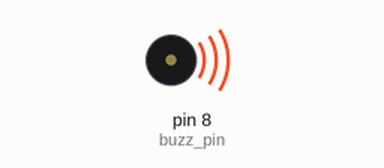
Simulated run of this sketch. Board: Arduino Uno, built with avr-gcc and run on an emulated ATmega328P. Shown: buzzer (waves = sounding).

Above: at 0.1 s.
Timing chart, 0 to 40.0 s (numbered marks = the images above):
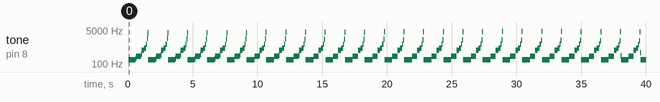

Measured:
- by itself, tone on pin 8 (buzz_pin): plays 166 Hz for 0.56 s, 189 Hz for 0.04 s, 249 Hz for 0.36 s, 301 Hz for 0.04 s, 496 Hz for 0.20 s, 622 Hz for 0.16 s … (199 notes in this stretch)

The sketch:

Tutorial_24_1_Passive_Buzzer.ino
```cpp
//Passive Buzzer
int buzz_pin = 8;
int buzz_time = 1; //1 miliseconds
int buzz_time2 = 2;
int buzz_time3 = 3;
int buzz_time800 = 800; // 8 microseconds
int buzz_time500 = 500;
int buzz_time200 = 200;
int buzz_time60 = 60;

int wait = 1000;
int i;

void setup() {
  // put your setup code here, to run once:
  pinMode(buzz_pin, OUTPUT);
}

void loop() {
  // put your main code here, to run repeatedly:

  //get different tones by changing the the delay time

  for (i = 0; i < 100; i++) {
    digitalWrite(buzz_pin, HIGH);
    delay(buzz_time3);
    digitalWrite(buzz_pin, LOW);
    delay(buzz_time3);
  }

  for (i = 0; i < 100; i++) {
    digitalWrite(buzz_pin, HIGH);
    delay(buzz_time2);
    digitalWrite(buzz_pin, LOW);
    delay(buzz_time2);
  }

  for (i = 0; i < 100; i++) {
    digitalWrite(buzz_pin, HIGH);
    delay(buzz_time);
    digitalWrite(buzz_pin, LOW);
    delay(buzz_time);
  }

  for (i = 0; i < 100; i++) {
    digitalWrite(buzz_pin, HIGH);
    delayMicroseconds(buzz_time800);
    digitalWrite(buzz_pin, LOW);
    delayMicroseconds(buzz_time800);
  }

  for (i = 0; i < 100; i++) {
    digitalWrite(buzz_pin, HIGH);
    delayMicroseconds(buzz_time500);
    digitalWrite(buzz_pin, LOW);
    delayMicroseconds(buzz_time500);
  }

  for (i = 0; i < 100; i++) {
    digitalWrite(buzz_pin, HIGH);
    delayMicroseconds(buzz_time200);
    digitalWrite(buzz_pin, LOW);
    delayMicroseconds(buzz_time200);
  }

  for (i = 0; i < 100; i++) {
    digitalWrite(buzz_pin, HIGH);
    delayMicroseconds(buzz_time60);
    digitalWrite(buzz_pin, LOW);
    delayMicroseconds(buzz_time60);
  }
}
```
